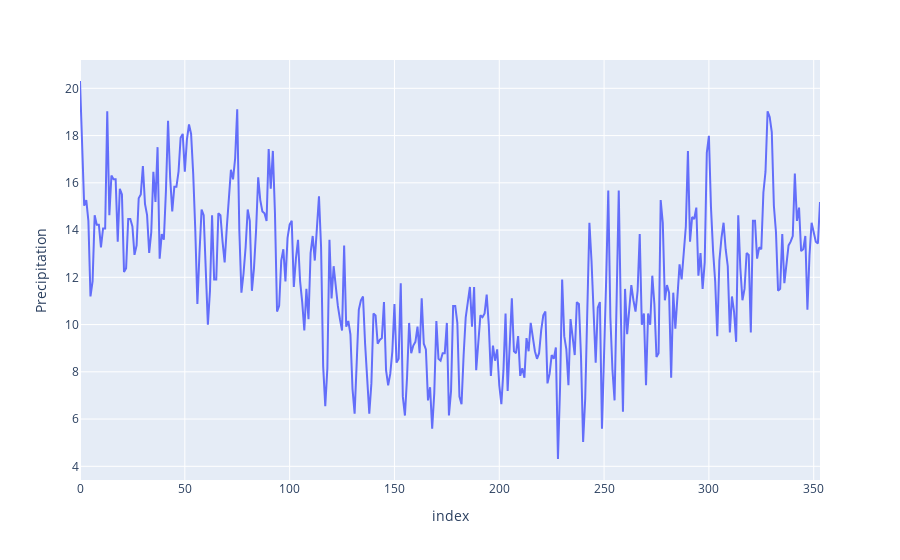

The notebook cell this image was saved under:
### Code cell
import plotly.express as px
import numpy as np
print(np.array(targets).shape)
fig = px.line(pd.DataFrame({"index":np.arange(len(targets)), "Precipitation": targets}), x="index", y="Precipitation", title='')
fig.show()

### Figure 1 — Plotly figure (JSON) as saved in the notebook; plotly's stock layout.template omitted (floating-point values rounded to 4 significant figures; data arrays with more than 128 entries replaced by an {"elided": "..."} marker saying what was removed)
{"data": [{"hovertemplate": "index=%{x}<br>Precipitation=%{y}<extra></extra>", "legendgroup": "", "line": {"color": "#636efa", "dash": "solid"}, "marker": {"symbol": "circle"}, "mode": "lines", "name": "", "orientation": "v", "showlegend": false, "type": "scatter", "x": {"elided": "354 int values"}, "xaxis": "x", "y": {"elided": "354 float values"}, "yaxis": "y"}], "layout": {"legend": {"tracegroupgap": 0}, "margin": {"t": 60}, "xaxis": {"anchor": "y", "domain": [0, 1], "title": {"text": "index"}}, "yaxis": {"anchor": "x", "domain": [0, 1], "title": {"text": "Precipitation"}}}}
